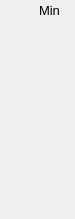
    <widget class="PyDMFrame" name="composite_3">
      <property name="geometry">
        <rect>
          <x>771</x>
          <y>60</y>
          <width>75</width>
          <height>219</height>
        </rect>
      </property>
      <widget class="QLabel" name="text_13">
        <property name="geometry">
          <rect>
            <x>39</x>
            <y>0</y>
            <width>30</width>
            <height>20</height>
          </rect>
        </property>
        <property name="text">
          <string>Min</string>
        </property>
        <property name="font" stdset="0">
          <font>
            <pointsize>10</pointsize>
          </font>
        </property>
        <property name="brush" stdset="0">
          <brush brushstyle="SolidPattern">
            <color alpha="255">
              <red>0</red>
              <green>0</green>
              <blue>0</blue>
            </color>
          </brush>
        </property>
        <property name="toolTip">
          <string>text_13</string>
        </property>
        <property name="alignment">
          <set>Qt::AlignLeading|Qt::AlignLeft|Qt::AlignVCenter</set>
        </property>
        <property name="styleSheet">
          <string notr="true">QLabel#text_13 {
  color: rgb(0, 0, 0);
  }</string>
        </property>
      </widget>
      <widget class="PyDMLabel" name="text_update_16">
        <property name="geometry">
          <rect>
            <x>0</x>
            <y>24</y>
            <width>75</width>
            <height>20</height>
          </rect>
        </property>
        <property name="toolTip">
          <string>PV: ${P}${ROI1}MinValue_RBV</string>
        </property>
        <property name="channel" stdset="0">
          <string>ca://${P}${ROI1}MinValue_RBV</string>
        </property>
        <property name="font" stdset="0">
          <font>
            <pointsize>10</pointsize>
          </font>
        </property>
        <property name="alignment">
          <set>Qt::AlignRight|Qt::AlignTrailing|Qt::AlignVCenter</set>
        </property>
        <property name="textInteractionFlags">
          <set>Qt::TextSelectableByKeyboard|Qt::TextSelectableByMouse</set>
        </property>
        <property name="styleSheet">
          <string notr="true">PyDMLabel#text_update_16 {
  color: rgb(42, 99, 228);
  background-color: rgb(187, 187, 187);
  }</string>
        </property>
      </widget>
      <widget class="PyDMLabel" name="text_update_17">
        <property name="geometry">
          <rect>
            <x>0</x>
            <y>49</y>
            <width>75</width>
            <height>20</height>
          </rect>
        </property>
        <property name="toolTip">
          <string>PV: ${P}${ROI2}MinValue_RBV</string>
        </property>
        <property name="channel" stdset="0">
          <string>ca://${P}${ROI2}MinValue_RBV</string>
        </property>
        <property name="font" stdset="0">
          <font>
            <pointsize>10</pointsize>
          </font>
        </property>
        <property name="alignment">
          <set>Qt::AlignRight|Qt::AlignTrailing|Qt::AlignVCenter</set>
        </property>
        <property name="textInteractionFlags">
          <set>Qt::TextSelectableByKeyboard|Qt::TextSelectableByMouse</set>
        </property>
        <property name="styleSheet">
          <string notr="true">PyDMLabel#text_update_17 {
  color: rgb(42, 99, 228);
  background-color: rgb(187, 187, 187);
  }</string>
        </property>
      </widget>
      <widget class="PyDMLabel" name="text_update_18">
        <property name="geometry">
          <rect>
            <x>0</x>
            <y>74</y>
            <width>75</width>
            <height>20</height>
          </rect>
        </property>
        <property name="toolTip">
          <string>PV: ${P}${ROI3}MinValue_RBV</string>
        </property>
        <property name="channel" stdset="0">
          <string>ca://${P}${ROI3}MinValue_RBV</string>
        </property>
        <property name="font" stdset="0">
          <font>
            <pointsize>10</pointsize>
          </font>
        </property>
        <property name="alignment">
          <set>Qt::AlignRight|Qt::AlignTrailing|Qt::AlignVCenter</set>
        </property>
        <property name="textInteractionFlags">
          <set>Qt::TextSelectableByKeyboard|Qt::TextSelectableByMouse</set>
        </property>
        <property name="styleSheet">
          <string notr="true">PyDMLabel#text_update_18 {
  color: rgb(42, 99, 228);
  background-color: rgb(187, 187, 187);
  }</string>
        </property>
      </widget>
      <widget class="PyDMLabel" name="text_update_19">
        <property name="geometry">
          <rect>
            <x>0</x>
            <y>99</y>
            <width>75</width>
            <height>20</height>
          </rect>
        </property>
        <property name="toolTip">
          <string>PV: ${P}${ROI4}MinValue_RBV</string>
        </property>
        <property name="channel" stdset="0">
          <string>ca://${P}${ROI4}MinValue_RBV</string>
        </property>
        <property name="font" stdset="0">
          <font>
            <pointsize>10</pointsize>
          </font>
        </property>
        <property name="alignment">
          <set>Qt::AlignRight|Qt::AlignTrailing|Qt::AlignVCenter</set>
        </property>
        <property name="textInteractionFlags">
          <set>Qt::TextSelectableByKeyboard|Qt::TextSelectableByMouse</set>
        </property>
        <property name="styleSheet">
          <string notr="true">PyDMLabel#text_update_19 {
  color: rgb(42, 99, 228);
  background-color: rgb(187, 187, 187);
  }</string>
        </property>
      </widget>
      <widget class="PyDMLabel" name="text_update_20">
        <property name="geometry">
          <rect>
            <x>0</x>
            <y>124</y>
            <width>75</width>
            <height>20</height>
          </rect>
        </property>
        <property name="toolTip">
          <string>PV: ${P}${ROI5}MinValue_RBV</string>
        </property>
        <property name="channel" stdset="0">
          <string>ca://${P}${ROI5}MinValue_RBV</string>
        </property>
        <property name="font" stdset="0">
          <font>
            <pointsize>10</pointsize>
          </font>
        </property>
        <property name="alignment">
          <set>Qt::AlignRight|Qt::AlignTrailing|Qt::AlignVCenter</set>
        </property>
        <property name="textInteractionFlags">
          <set>Qt::TextSelectableByKeyboard|Qt::TextSelectableByMouse</set>
        </property>
        <property name="styleSheet">
          <string notr="true">PyDMLabel#text_update_20 {
  color: rgb(42, 99, 228);
  background-color: rgb(187, 187, 187);
  }</string>
        </property>
      </widget>
      <widget class="PyDMLabel" name="text_update_21">
        <property name="geometry">
          <rect>
            <x>0</x>
            <y>149</y>
            <width>75</width>
            <height>20</height>
          </rect>
        </property>
        <property name="toolTip">
          <string>PV: ${P}${ROI6}MinValue_RBV</string>
        </property>
        <property name="channel" stdset="0">
          <string>ca://${P}${ROI6}MinValue_RBV</string>
        </property>
        <property name="font" stdset="0">
          <font>
            <pointsize>10</pointsize>
          </font>
        </property>
        <property name="alignment">
          <set>Qt::AlignRight|Qt::AlignTrailing|Qt::AlignVCenter</set>
        </property>
        <property name="textInteractionFlags">
          <set>Qt::TextSelectableByKeyboard|Qt::TextSelectableByMouse</set>
        </property>
        <property name="styleSheet">
          <string notr="true">PyDMLabel#text_update_21 {
  color: rgb(42, 99, 228);
  background-color: rgb(187, 187, 187);
  }</string>
        </property>
      </widget>
      <widget class="PyDMLabel" name="text_update_22">
        <property name="geometry">
          <rect>
            <x>0</x>
            <y>174</y>
            <width>75</width>
            <height>20</height>
          </rect>
        </property>
        <property name="toolTip">
          <string>PV: ${P}${ROI7}MinValue_RBV</string>
        </property>
        <property name="channel" stdset="0">
          <string>ca://${P}${ROI7}MinValue_RBV</string>
        </property>
        <property name="font" stdset="0">
          <font>
            <pointsize>10</pointsize>
          </font>
        </property>
        <property name="alignment">
          <set>Qt::AlignRight|Qt::AlignTrailing|Qt::AlignVCenter</set>
        </property>
        <property name="textInteractionFlags">
          <set>Qt::TextSelectableByKeyboard|Qt::TextSelectableByMouse</set>
        </property>
        <property name="styleSheet">
          <string notr="true">PyDMLabel#text_update_22 {
  color: rgb(42, 99, 228);
  background-color: rgb(187, 187, 187);
  }</string>
        </property>
      </widget>
      <widget class="PyDMLabel" name="text_update_23">
        <property name="geometry">
          <rect>
            <x>0</x>
            <y>199</y>
            <width>75</width>
            <height>20</height>
          </rect>
        </property>
        <property name="toolTip">
          <string>PV: ${P}${ROI8}MinValue_RBV</string>
        </property>
        <property name="channel" stdset="0">
          <string>ca://${P}${ROI8}MinValue_RBV</string>
        </property>
        <property name="font" stdset="0">
          <font>
            <pointsize>10</pointsize>
          </font>
        </property>
        <property name="alignment">
          <set>Qt::AlignRight|Qt::AlignTrailing|Qt::AlignVCenter</set>
        </property>
        <property name="textInteractionFlags">
          <set>Qt::TextSelectableByKeyboard|Qt::TextSelectableByMouse</set>
        </property>
        <property name="styleSheet">
          <string notr="true">PyDMLabel#text_update_23 {
  color: rgb(42, 99, 228);
  background-color: rgb(187, 187, 187);
  }</string>
        </property>
      </widget>
    </widget>
